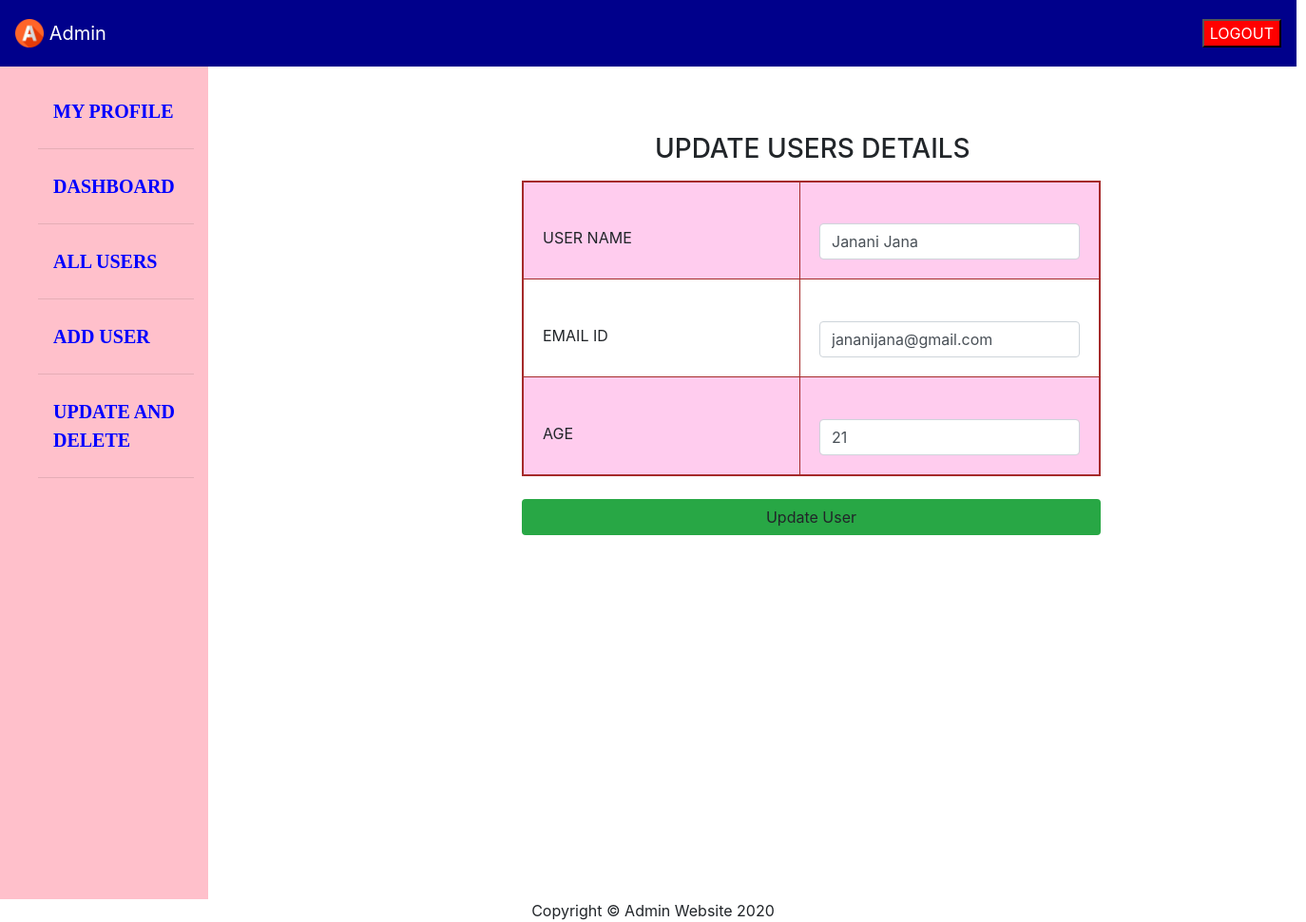
Page /admin/editpage.php?id=1 on the committed database.
### tables this page shows
CREATE TABLE `userdetails` (
  `uid` int(11) NOT NULL,
  `firstname` varchar(30) NOT NULL,
  `lastname` varchar(30) NOT NULL,
  `username` varchar(30) NOT NULL,
  `emailid` varchar(45) NOT NULL,
  `password` varchar(15) DEFAULT NULL,
  `age` int(11) NOT NULL,
  `dob` varchar(15) NOT NULL
);

### admin/editpage.php (the view, shortened to what this page needs)
<!DOCTYPE html>
<html>
<head>
	<link href="css/bootstrap.min.css" rel="stylesheet">
</head>
<body>
	<div class="row">
 <div class="col-12" style="width:100%;">
 <nav class="navbar navbar-light " style="height:70px;width:1364px;background-color:darkblue">
  <a class="navbar-brand" href="#" style="color:white">
    <img src="images/a.png" width="30" height="30" class="d-inline-block align-top" alt="">
    Admin
  </a>
  <button style="background-color:red;float:right"><a href="logout.php" style="color:white;text-decoration:none">LOGOUT</a></button>
</nav>
</div>
  <div class="col-2" style="background-color:pink;">
     <br>
    <ul>
    <li class="nav-item ">
        <a class="nav-link"  href="adminprofile.php">
        MY PROFILE
        </a>
    </li>
     <hr>
    <li class="nav-item">
        <a class="nav-link"  href="dashboard.php">
         DASHBOARD
        </a>
    </li>
     <hr>
    <li class="nav-item ">
        <a class="nav-link"  href="alluserpage.php">
         ALL USERS
        </a>
    </li>
     <hr>
    <li class="nav-item active">
        <a class="nav-link"  href="adduserpage.php">
         ADD USER
        </a>
    </li>
     <hr>
    <li class="nav-item ">
        <a class="nav-link"  href="update_delete.php">
         UPDATE AND DELETE
        </a>
    </li>
     <hr>
     </ul>
  </div>
  <div class="col-10" style="background-color:snow white;height:900px;width:700px">
  <div id="updates" style="float:left;margin-left:300px;">
	<div class="container" style="padding-top: 20px;padding-bottom: 20px width:300px;height: 600px; margin-top: 50px;">
	<h3 style="margin-left:140px">UPDATE USERS DETAILS</h3>
	<form action="editphp.php" method="GET">
  <?php
  $id=$_GET['id'];
  include("includes/database.php");
  $query="select * from userdetails where uid ='$id'";
  $res=mysqli_query($conn,$query);
  while($row=mysqli_fetch_array($res))
		{
		?>
    <table border="1" cellpadding="20px">
    <tr><div class="form-group">
    <tr><div class="form-group">
    <td><br><label for="uname">USER NAME</label></td>
    <td><br><input type="text" name="username" id="uname" class="form-control" value="<?php echo $row['username'];?>"></td>
    </div></tr>
    <tr><div class="form-group">
    <td><br><label for="mailid">EMAIL ID</label></td>
    <td><br><input type="email" name="emailid" id="mailid" class="form-control" value="<?php echo $row['emailid'];?>"></td>
    </div></tr>
    <tr><div class="form-group">
    <td><br><label for="num">AGE</label></td>
    <td><br><input type="number" name="age" id="num" class="form-control" min="18" step="1" value="<?php echo $row['age'];?>"></td>
    </div></tr>
    </table>
   <br>
  <input type="submit" class="btn bg-success btn-block" value="Update User" name="submit">
<?php
}
?>
	</form>
</div>
</div>
<div class="fixed-bottom">
<?php
include('includes/footer.php');
?>
</div>
</body>
</html>

### admin/editpage.php (style rules this page uses)
ul { list-style-type: none; }
ul li a { color:blue; font-size: 20px; font-family: georgia; font-weight:bold; }
table { border:2px solid brown; }
td { column-width: 250px; }
tr:nth-child(even) { background-color: #ffccee; }

### rows in the picture
userdetails: username "Janani Jana", emailid "jananijana@gmail.com", age "21"
